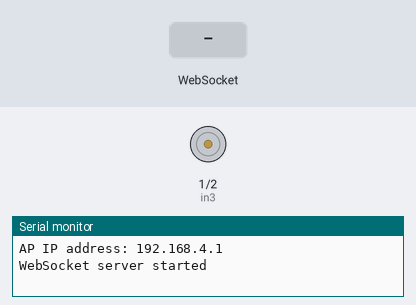
A sketch run on a simulated ESP8266 (NodeMCU). On the bench: motor-driver pin pairs drawn as motors (green arrow = first pin HIGH = forward, orange = second pin HIGH = backward, longer = more drive, scaled by the enable pin), the last lines printed to the serial monitor. Inputs (shaded band) come from the test bench.

Above: at 1.2 s.
1.3 s: WebSocket text "1" received
At 2.4 s:
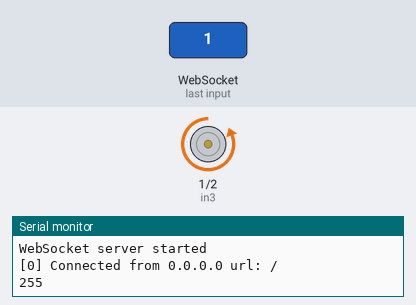
2.8 s: WebSocket text "0" received
At 3.5 s:
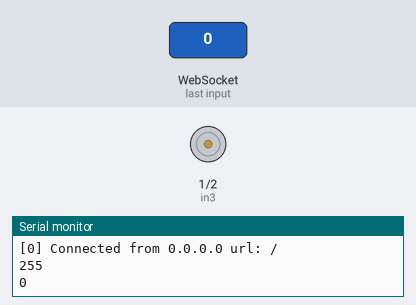
4.3 s: WebSocket text "2" received
At 4.6 s:
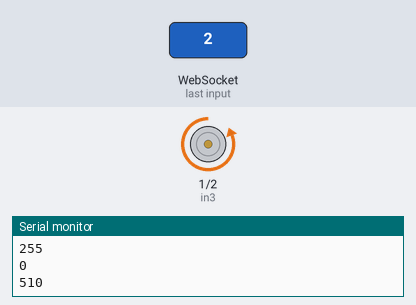
Timing chart, 0 to 7.3 s (numbered marks = the images above; inputs shaded):
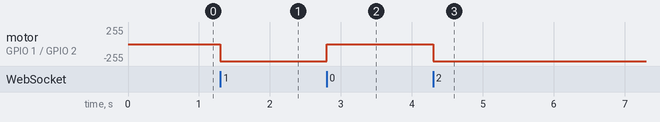

Measured:
- after the input at 1.3 s, motor on GPIO 1 (in3) / GPIO 2 (in4): stopped → backward 255/255 at once
- after the input at 2.8 s, motor on GPIO 1 (in3) / GPIO 2 (in4): backward 255/255 → stopped at once
- after the input at 4.3 s, motor on GPIO 1 (in3) / GPIO 2 (in4): stopped → backward 255/255 at once

The sketch:

NetworkHost.ino
```cpp
#include <ESP8266WiFi.h>
#include <WebSocketsServer.h>

const char* ssid = "YourSSID";
const char* password = "YourPassword";

const int enB = 3;
const int in3 = 1;
const int in4 = 2;

double parseDataX(String data) {
  data.remove(data.indexOf('Y'));
  data.remove(data.indexOf('X'), 1);

  return data.toDouble();
}

double parseDataY(String data) {
  data.remove(0, data.indexOf('Y') + 1);
  data.remove(data.indexOf('Z'));

  return data.toDouble();
}

double parseDataZ(String data) {
  data.remove(0, data.indexOf('Z') + 1);

  return data.toDouble();
}

WebSocketsServer webSocket = WebSocketsServer(81);

void webSocketEvent(uint8_t num, WStype_t type, uint8_t * payload, size_t length) {
  switch (type) {
    case WStype_DISCONNECTED:
      Serial.printf("[%u] Disconnected!\n", num);
      break;
    case WStype_CONNECTED:
      {
        IPAddress ip = webSocket.remoteIP(num);
        Serial.printf("[%u] Connected from %d.%d.%d.%d url: %s\n", num, ip[0], ip[1], ip[2], ip[3], payload);
      }
      break;
    case WStype_TEXT:
      double x = parseDataX((char*)payload);
      double y = parseDataY((char*)payload);
      double z = parseDataZ((char*)payload);

      if (y > 0) {
        digitalWrite(in3, LOW);
        digitalWrite(in4, HIGH);

        analogWrite(enB, (int)(abs(y) * 255));
        Serial.println((int)(abs(y) * 255));
      } else {
        digitalWrite(in3, HIGH);
        digitalWrite(in4, LOW);

        analogWrite(enB, (int)(abs(y) * 255));
        Serial.println((int)(abs(y) * 255));
      }

      break;
  }
}

void setup() {
  pinMode(enB, OUTPUT);
  pinMode(in3, OUTPUT);
  pinMode(in4, OUTPUT);

  Serial.begin(115200);
  delay(10);

  // Connect to WiFi
  WiFi.mode(WIFI_AP);
  WiFi.softAP(ssid, password);

  Serial.println();
  Serial.print("AP IP address: ");
  Serial.println(WiFi.softAPIP());

  // Setup WebSocket event handler
  webSocket.begin();
  webSocket.onEvent(webSocketEvent);

  Serial.println("WebSocket server started");

  // Set initial rotation direction
  digitalWrite(in3, LOW);
  digitalWrite(in4, HIGH);
}

void loop() {
  webSocket.loop();
}
```
